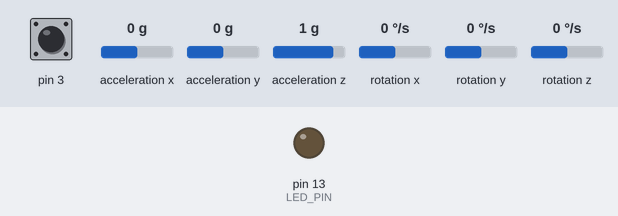
A sketch run on a simulated Arduino Leonardo, built with avr-gcc and run on an emulated ATmega32U4. On the bench: output pins drawn as LEDs (lit = HIGH). Dashed ring = blinking. Inputs (shaded band) come from the test bench; at power-on: pin 3 HIGH, acceleration x 0 g, acceleration y 0 g, acceleration z 1 g, rotation x 0 °/s, rotation y 0 °/s, rotation z 0 °/s. The ROS host is connected and sends only what is stated; the sensor or clock chip raises its interrupt line as the real part does.

Above: at 0.1 s.
At 0.65 s:
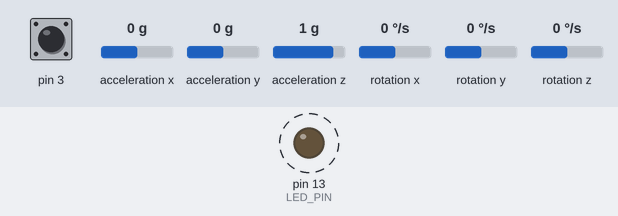
Timing chart, 0 to 3.5 s (numbered marks = the images above):
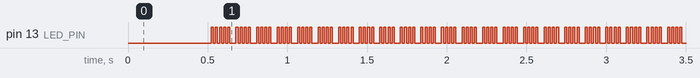

The sketch:

MPU_6050_YPR_REALACCEL_MKII.ino
```cpp
//INTERRUPT GOES TO PIN 2
#include <ros.h>
#include <std_msgs/Float32MultiArray.h>
// I2C device class (I2Cdev) demonstration Arduino sketch for MPU6050 class using DMP (MotionApps v2.0)
// 6/21/2012 by Jeff Rowberg <jeff@rowberg.net>
// Updates should (hopefully) always be available at https://github.com/jrowberg/i2cdevlib
//
// Changelog:
//      2013-05-08 - added seamless Fastwire support
//                 - added note about gyro calibration
//      2012-06-21 - added note about Arduino 1.0.1 + Leonardo compatibility error
//      2012-06-20 - improved FIFO overflow handling and simplified read process
//      2012-06-19 - completely rearranged DMP initialization code and simplification
//      2012-06-13 - pull gyro and accel data from FIFO packet instead of reading directly
//      2012-06-09 - fix broken FIFO read sequence and change interrupt detection to RISING
//      2012-06-05 - add gravity-compensated initial reference frame acceleration output
//                 - add 3D math helper file to DMP6 example sketch
//                 - add Euler output and Yaw/Pitch/Roll output formats
//      2012-06-04 - remove accel offset clearing for better results (thanks Sungon Lee)
//      2012-06-01 - fixed gyro sensitivity to be 2000 deg/sec instead of 250
//      2012-05-30 - basic DMP initialization working

/* ============================================
 I2Cdev device library code is placed under the MIT license
 Copyright (c) 2012 Jeff Rowberg
 Permission is hereby granted, free of charge, to any person obtaining a copy
 of this software and associated documentation files (the "Software"), to deal
 in the Software without restriction, including without limitation the rights
 to use, copy, modify, merge, publish, distribute, sublicense, and/or sell
 copies of the Software, and to permit persons to whom the Software is
 furnished to do so, subject to the following conditions:
 The above copyright notice and this permission notice shall be included in
 all copies or substantial portions of the Software.
 THE SOFTWARE IS PROVIDED "AS IS", WITHOUT WARRANTY OF ANY KIND, EXPRESS OR
 IMPLIED, INCLUDING BUT NOT LIMITED TO THE WARRANTIES OF MERCHANTABILITY,
 FITNESS FOR A PARTICULAR PURPOSE AND NONINFRINGEMENT. IN NO EVENT SHALL THE
 AUTHORS OR COPYRIGHT HOLDERS BE LIABLE FOR ANY CLAIM, DAMAGES OR OTHER
 LIABILITY, WHETHER IN AN ACTION OF CONTRACT, TORT OR OTHERWISE, ARISING FROM,
 OUT OF OR IN CONNECTION WITH THE SOFTWARE OR THE USE OR OTHER DEALINGS IN
 THE SOFTWARE.
 ===============================================
 */

// I2Cdev and MPU6050 must be installed as libraries, or else the .cpp/.h files
// for both classes must be in the include path of your project
#include "I2Cdev.h"

#include "MPU6050_6Axis_MotionApps20.h"
//#include "MPU6050.h" // not necessary if using MotionApps include file

// Arduino Wire library is required if I2Cdev I2CDEV_ARDUINO_WIRE implementation
// is used in I2Cdev.h
#if I2CDEV_IMPLEMENTATION == I2CDEV_ARDUINO_WIRE
#include "Wire.h"
#endif

// class default I2C address is 0x68
// specific I2C addresses may be passed as a parameter here
// AD0 low = 0x68 (default for SparkFun breakout and InvenSense evaluation board)
// AD0 high = 0x69
MPU6050 mpu;
//MPU6050 mpu(0x69); // <-- use for AD0 high

/* =========================================================================
 NOTE: In addition to connection 3.3v, GND, SDA, and SCL, this sketch
 depends on the MPU-6050's INT pin being connected to the Arduino's
 external interrupt #0 pin. On the Arduino Uno and Mega 2560, this is
 digital I/O pin 2.
 * ========================================================================= */

/* =========================================================================
 NOTE: Arduino v1.0.1 with the Leonardo board generates a compile error
 when using Serial.write(buf, len). The Teapot output uses this method.
 The solution requires a modification to the Arduino USBAPI.h file, which
 is fortunately simple, but annoying. This will be fixed in the next IDE
 release. For more info, see these links:
 http://arduino.cc/forum/index.php/topic,109987.0.html
 http://code.google.com/p/arduino/issues/detail?id=958
 * ========================================================================= */


// uncomment "OUTPUT_READABLE_QUATERNION" if you want to see the actual
// quaternion components in a [w, x, y, z] format (not best for parsing
// on a remote host such as Processing or something though)
//#define OUTPUT_READABLE_QUATERNION

// uncomment "OUTPUT_READABLE_EULER" if you want to see Euler angles
// (in degrees) calculated from the quaternions coming from the FIFO.
// Note that Euler angles suffer from gimbal lock (for more info, see
// http://en.wikipedia.org/wiki/Gimbal_lock)
//#define OUTPUT_READABLE_EULER

// uncomment "OUTPUT_READABLE_YAWPITCHROLL" if you want to see the yaw/
// pitch/roll angles (in degrees) calculated from the quaternions coming
// from the FIFO. Note this also requires gravity vector calculations.
// Also note that yaw/pitch/roll angles suffer from gimbal lock (for
// more info, see: http://en.wikipedia.org/wiki/Gimbal_lock)
#define OUTPUT_READABLE_YAWPITCHROLL

// uncomment "OUTPUT_READABLE_REALACCEL" if you want to see acceleration
// components with gravity removed. This acceleration reference frame is
// not compensated for orientation, so +X is always +X according to the
// sensor, just without the effects of gravity. If you want acceleration
// compensated for orientation, us OUTPUT_READABLE_WORLDACCEL instead.
#define OUTPUT_READABLE_REALACCEL

// uncomment "OUTPUT_READABLE_WORLDACCEL" if you want to see acceleration
// components with gravity removed and adjusted for the world frame of
// reference (yaw is relative to initial orientation, since no magnetometer
// is present in this case). Could be quite handy in some cases.
//#define OUTPUT_READABLE_WORLDACCEL

// uncomment "OUTPUT_TEAPOT" if you want output that matches the
// format used for the InvenSense teapot demo
//#define OUTPUT_TEAPOT


//==================COMPLEMENTARY FILTER STUFF
#define ACCELEROMETER_SENSITIVITY 256.0
#define GYROSCOPE_SENSITIVITY 65.536

#define M_PI 3.14159265359

#define dt 0.01					// 10 ms sample rate!
//====================================================================

#define LED_PIN 13 // (Arduino is 13, Teensy is 11, Teensy++ is 6)
bool blinkState = false;

//ROS STUFF-------------
int ROSiteration = 0; //when reaches 100, sends data through ROS

ros::NodeHandle  nh;

std_msgs::Float32MultiArray str_msg;
ros::Publisher chatter("chatter", &str_msg);
float ROSdata[6];//storage for yaw, pitch, roll, and x-acceleration, y-acceleration, and z-acceleration

// MPU control/status vars
bool dmpReady = false;  // set true if DMP init was successful
uint8_t mpuIntStatus;   // holds actual interrupt status byte from MPU
uint8_t devStatus;      // return status after each device operation (0 = success, !0 = error)
uint16_t packetSize;    // expected DMP packet size (default is 42 bytes)
uint16_t fifoCount;     // count of all bytes currently in FIFO
uint8_t fifoBuffer[64]; // FIFO storage buffer

// orientation/motion vars
Quaternion q;           // [w, x, y, z]         quaternion container
VectorInt16 aa;         // [x, y, z]            accel sensor measurements
VectorInt16 aaReal;     // [x, y, z]            gravity-free accel sensor measurements
VectorInt16 aaWorld;    // [x, y, z]            world-frame accel sensor measurements
VectorFloat gravity;    // [x, y, z]            gravity vector
float euler[3];         // [psi, theta, phi]    Euler angle container
float ypr[3];           // [yaw, pitch, roll]   yaw/pitch/roll container and gravity vector
float xyzAccel[3];      // [xAccel, yAccel, zAccel] x/y/z acceleration container
double yawCompensation = 0;
unsigned long time;
// packet structure for InvenSense teapot demo
uint8_t teapotPacket[14] = {
  '$', 0x02, 0,0, 0,0, 0,0, 0,0, 0x00, 0x00, '\r', '\n' };


// ================================================================
// ===               INTERRUPT DETECTION ROUTINE                ===
// ================================================================

volatile bool mpuInterrupt = false;     // indicates whether MPU interrupt pin has gone high
void dmpDataReady() {
  mpuInterrupt = true;
}

//==================COMPlEMENTARY FILTER========================================//HIGHLY EXPERIMENTAL. STILL NEEDS LOTS OF MODIFICATION
void ComplementaryFilter(float xyzAccel[3], float ypr[3], float pitch, float roll)
{
  float yawAcc, pitchAcc, rollAcc;

  // Integrate the gyroscope data -> int(angularSpeed) = angle
  pitch += ((float)ypr[0] / GYROSCOPE_SENSITIVITY) * dt; // Angle around the X-axis//May need to tweak defines
  roll -= ((float)ypr[1] / GYROSCOPE_SENSITIVITY) * dt;    // Angle around the Y-axis

  // Compensate for drift with accelerometer data if !bullshit
  // Sensitivity = -2 to 2 G at 16Bit -> 2G = 32768 && 0.5G = 8192
  int forceMagnitudeApprox = abs(xyzAccel[0]) + abs(xyzAccel[1]) + abs(xyzAccel[2]);
  if (forceMagnitudeApprox > 8192 && forceMagnitudeApprox < 32768)
  {
    // Turning around the X axis results in a vector on the Y-axis
    pitchAcc = atan2f((float)xyzAccel[1], (float)xyzAccel[2]) * 180 / M_PI;
    pitch = pitch * 0.98 + pitchAcc * 0.02;

    // Turning around the Y axis results in a vector on the X-axis
    rollAcc = atan2f((float)xyzAccel[0], (float)xyzAccel[2]) * 180 / M_PI;
    roll = roll * 0.98 + rollAcc * 0.02;

  }
  ypr[1] = pitch;
  ypr[2] = roll;
}

// ================================================================
// ===                      INITIAL SETUP                       ===
// ================================================================
int ledPin = 13;
void setup() {
  // join I2C bus (I2Cdev library doesn't do this automatically)
#if I2CDEV_IMPLEMENTATION == I2CDEV_ARDUINO_WIRE
  Wire.begin();
  TWBR = 24; // 400kHz I2C clock (200kHz if CPU is 8MHz). Comment this line if having compilation difficulties with TWBR.
#elif I2CDEV_IMPLEMENTATION == I2CDEV_BUILTIN_FASTWIRE
  Fastwire::setup(400, true);
#endif

  // initialize serial communication
  // (115200 chosen because it is required for Teapot Demo output, but it's
  // really up to you depending on your project)

  // NOTE: 8MHz or slower host processors, like the Teensy @ 3.3v or Ardunio
  // Pro Mini running at 3.3v, cannot handle this baud rate reliably due to
  // the baud timing being too misaligned with processor ticks. You must use
  // 38400 or slower in these cases, or use some kind of external separate
  // crystal solution for the UART timer.

  // initialize device
  mpu.initialize();

  devStatus = mpu.dmpInitialize();

  // supply your own gyro offsets here, scaled for min sensitivity
  mpu.setXGyroOffset(220);//originally 220
  mpu.setYGyroOffset(76);
  mpu.setZGyroOffset(-85);
  mpu.setZAccelOffset(1788); // 1688 factory default for my test chip

  // make sure it worked (returns 0 if so)
  if (devStatus == 0) {
    // turn on the DMP, now that it's ready
    mpu.setDMPEnabled(true);

    // enable Arduino interrupt detection
    attachInterrupt(0, dmpDataReady, RISING);
    mpuIntStatus = mpu.getIntStatus();

    // set our DMP Ready flag so the main loop() function knows it's okay to use it
    dmpReady = true;

    // get expected DMP packet size for later comparison
    packetSize = mpu.dmpGetFIFOPacketSize();
  }
  // configure LED for output
  pinMode(LED_PIN, OUTPUT);

  //--------------------------------------------ROS STUFF---------------
  //FOR FUTURE READERS: Figure out what these mean and put whaty you find someplace very safe.
  //It looks like this whole block is needed to format a float into a string to send through ROS
  nh.initNode();//initializing node or something
  str_msg.layout.dim = (std_msgs::MultiArrayDimension *)//??
    malloc(sizeof(std_msgs::MultiArrayDimension) * 2);//??
  str_msg.layout.dim[0].label = "hello";//probably should change this
  str_msg.layout.dim[0].size = 6;//previously 3. testing stuff right now
  str_msg.layout.dim[0].stride = 3;//It seems that 3 is good. I tried 6, then the arduino crashed after about 5 minutes. Maybe the smaller the stride the better?
  str_msg.layout.data_offset = 1;//??
  str_msg.data = (float *)malloc(sizeof(float)*6);//previously 3
  //str_msg.layout.dim_length = 1; //??
  str_msg.data_length = 6;//previously 3
  nh.advertise(chatter);//name of channel(?)
}


// ================================================================
// ===                    MAIN PROGRAM LOOP                     ===
// ================================================================

void loop() {
  // if programming failed, don't try to do anything
  if (!dmpReady) return;

  // wait for MPU interrupt or extra packet(s) available
  while (!mpuInterrupt && fifoCount < packetSize) {

  }

  // reset interrupt flag and get INT_STATUS byte
  mpuInterrupt = false;
  mpuIntStatus = mpu.getIntStatus();

  // get current FIFO count
  fifoCount = mpu.getFIFOCount();

  // check for overflow (this should never happen unless our code is too inefficient)
  if ((mpuIntStatus & 0x10) || fifoCount == 1024) {
    // reset so we can continue cleanly
    mpu.resetFIFO();

    // otherwise, check for DMP data ready interrupt (this should happen frequently)
  }
  else if (mpuIntStatus & 0x02) {
    // wait for correct available data length, should be a VERY short wait
    while (fifoCount < packetSize) fifoCount = mpu.getFIFOCount();

    // read a packet from FIFO
    mpu.getFIFOBytes(fifoBuffer, packetSize);

    // track FIFO count here in case there is > 1 packet available
    // (this lets us immediately read more without waiting for an interrupt)
    fifoCount -= packetSize;

#ifdef OUTPUT_READABLE_QUATERNION
    // display quaternion values in easy matrix form: w x y z
    mpu.dmpGetQuaternion(&q, fifoBuffer);
#endif

#ifdef OUTPUT_READABLE_EULER
    // display Euler angles in degrees
    mpu.dmpGetQuaternion(&q, fifoBuffer);
    mpu.dmpGetEuler(euler, &q);
#endif

#ifdef OUTPUT_READABLE_YAWPITCHROLL
    // display Euler angles in degrees
    mpu.dmpGetQuaternion(&q, fifoBuffer);
    mpu.dmpGetGravity(&gravity, &q);
    mpu.dmpGetYawPitchRoll(ypr, &q, &gravity);
#endif

#ifdef OUTPUT_READABLE_REALACCEL
    // display real acceleration, adjusted to remove gravity
    mpu.dmpGetQuaternion(&q, fifoBuffer);
    mpu.dmpGetAccel(&aa, fifoBuffer);
    mpu.dmpGetGravity(&gravity, &q);
    mpu.dmpGetLinearAccel(&aaReal, &aa, &gravity);
#endif

#ifdef OUTPUT_READABLE_WORLDACCEL
    // display initial world-frame acceleration, adjusted to remove gravity
    // and rotated based on known orientation from quaternion
    mpu.dmpGetQuaternion(&q, fifoBuffer);
    mpu.dmpGetAccel(&aa, fifoBuffer);
    mpu.dmpGetGravity(&gravity, &q);
    mpu.dmpGetLinearAccel(&aaReal, &aa, &gravity);
    mpu.dmpGetLinearAccelInWorld(&aaWorld, &aaReal, &q);
#endif

#ifdef OUTPUT_TEAPOT
    // display quaternion values in InvenSense Teapot demo format:
    teapotPacket[2] = fifoBuffer[0];
    teapotPacket[3] = fifoBuffer[1];
    teapotPacket[4] = fifoBuffer[4];
    teapotPacket[5] = fifoBuffer[5];
    teapotPacket[6] = fifoBuffer[8];
    teapotPacket[7] = fifoBuffer[9];
    teapotPacket[8] = fifoBuffer[12];
    teapotPacket[9] = fifoBuffer[13];
    teapotPacket[11]++; // packetCount, loops at 0xFF on purpose
#endif

    // blink LED to indicate activity
    blinkState = !blinkState;
    digitalWrite(LED_PIN, blinkState);
  }


    //Complementary filter input
    ComplementaryFilter(xyzAccel,ypr, ypr[1], ypr[2]);

    time = millis();
    yawCompensation = 0.000004389184*time;
    ypr[0] += yawCompensation;

    //--------------ROS STUFF
    if (ROSiteration == 10)
    {
      for (int i = 0; i < 3; i++)//for getting yaw pitch roll ready to be sent through ROS
      {
        ypr[i]=ypr[i]*180/M_PI;
        ROSdata[i]=ypr[i];
      }
      ROSdata[3] = aaReal.x;
      ROSdata[4] = aaReal.y;
      ROSdata[5] = aaReal.z;//Real world accelerations
      digitalWrite(ledPin, !digitalRead(ledPin));
      str_msg.data = ROSdata;
      chatter.publish( &str_msg );
      nh.spinOnce();
      ROSiteration = 0;
    }
    mpu.resetFIFO();
    ROSiteration++;

}
```

Measured:
- by itself, pin 13 (LED_PIN): alternates HIGH for 0.01 s and LOW for 0.01 s
- by itself, everything shown: repeats every 1.4 s, in 4 steps
